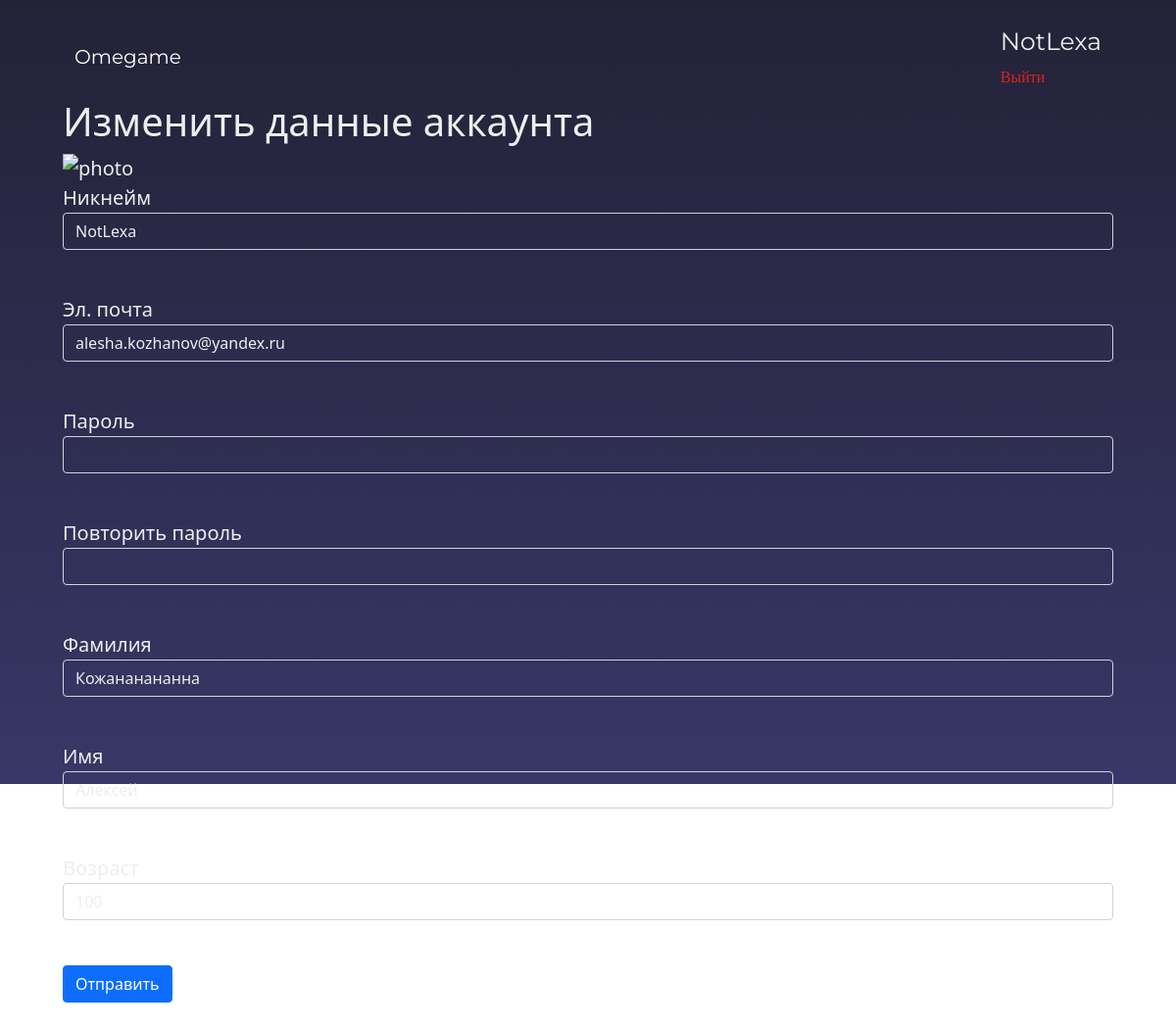
Screenshot of /profile_edit (signed in) with the database file from the repository.
### data/users.py (models this page shows, shortened)
class User(SqlAlchemyBase, UserMixin):
    __tablename__ = 'users'
    id = sqlalchemy.Column(sqlalchemy.Integer, primary_key=True, autoincrement=True)
    nickname = sqlalchemy.Column(sqlalchemy.String, nullable=True)
    surname = sqlalchemy.Column(sqlalchemy.String, nullable=True)
    name = sqlalchemy.Column(sqlalchemy.String, nullable=True)
    age = sqlalchemy.Column(sqlalchemy.Integer, nullable=True)
    email = sqlalchemy.Column(sqlalchemy.String, index=True, unique=True, nullable=True)
    hashed_password = sqlalchemy.Column(sqlalchemy.String, nullable=True)
    modifed_date = sqlalchemy.Column(sqlalchemy.DateTime, default=datetime.datetime.now)
    level = sqlalchemy.Column(sqlalchemy.SmallInteger, default=0)
    favourite = sqlalchemy.Column(sqlalchemy.String, default='')
    confirm_code = sqlalchemy.Column(sqlalchemy.Integer, default=0)

### main.py (the view, shortened to what this page needs)
@app.route('/profile_edit', methods=['GET', 'POST'])
@login_required
def profile_edit():
    id = int(session['_user_id'])
    form = RegisterForm()
    if request.method == 'GET':
        users = get_current_user()
        if users:
            form.nickname.data = users.nickname
            form.email.data = users.email
            form.password.data = users.hashed_password
            form.password_again.data = users.hashed_password
            form.name.data = users.name
            form.surname.data = users.surname
            form.age.data = users.age
        else:
            e404(404)
    return render_template('profile_edit.html', form=form)

### data/register.py
class RegisterForm(FlaskForm):
    nickname = StringField('Никнейм', validators=[DataRequired()])
    email = EmailField('Эл. почта', validators=[DataRequired()])
    password = PasswordField('Пароль', validators=[DataRequired()])
    password_again = PasswordField('Повторить пароль', validators=[DataRequired()])
    surname = StringField('Фамилия', validators=[DataRequired()])
    name = StringField('Имя', validators=[DataRequired()])
    age = StringField('Возраст', validators=[DataRequired()])
    submit = SubmitField('Отправить')

### main.py (called while the page is built)
def get_current_user() -> User:
    return db_sess.query(User).filter(User.id == int(session['_user_id'])).first()

@login_manager.user_loader
def load_user(user_id):
    return db_sess.query(User).get(user_id)

### templates/profile_edit.html (shortened to what this page needs)
{% extends "ext.html" %}
{% block body %}
    <h1>Изменить данные аккаунта</h1>
    <form action="" method="post">
        <img src="https://www.vtp-club.ru/img/user.png" width="200" alt="photo">
        <p>
            {{ form.nickname.label }}<br>
            {{ form.nickname(class="form-control form-transparent") }}<br>
        <p>
            {{ form.email.label }}<br>
            {{ form.email(class="form-control form-transparent", type="email") }}<br>
        </p>
        <p>
            {{ form.password.label }}<br>
            {{ form.password(class="form-control form-transparent", type="password") }}<br>
        </p>
        <p>
            {{ form.password_again.label }}<br>
            {{ form.password_again(class="form-control form-transparent", type="password") }}<br>
        </p>
        <p>
            {{ form.surname.label }}<br>
            {{ form.surname(class="form-control form-transparent") }}<br>
        </p>
        <p>
            {{ form.name.label }}<br>
            {{ form.name(class="form-control form-transparent") }}<br>
        </p>
        <p>
            {{ form.age.label }}<br>
            {{ form.age(class="form-control form-transparent") }}<br>
        </p>
        <p>{{ form.submit(type="submit", class="btn btn-primary") }}</p>
    </form>
{% endblock %}

### templates/ext.html (shortened to what this page needs)
{% extends "base.html" %}
{% block header %}
    <div style="font-family: Montserrat">
        <nav class="navbar navbar-dark bg-transparent">
            <div class="container-fluid">
                <a class="navbar-brand" href="/">Omegame</a>
                {% if current_user.is_authenticated %}
                    <ul class="navbar-nav">
                        <li class="navbar-item">
                            <a class="white special" style="font-size: 125%; display: block; text-align: right"
                               href="/user?id={{ current_user.id }}">{{ current_user.nickname }}</a>
                            <a class="white special" style="color: #d22; font-size: 80%" href="/logout">Выйти</a>
                        </li>
                    </ul>
                {% endif %}
            </div>
        </nav>
    </div>
{% endblock %}

### static/css/all.css (style rules this page uses)
body { font-size: 125%; }
a.white, a.white:hover, a.white:visited, a.white:active { color: #eee; }
a.white.special, a.white.special:visited { text-decoration: none; }
input.form-transparent, input.form-transparent:focus { background: transparent; color: #eee; }

### rows the page displays
User: nickname "NotLexa", email "alesha.kozhanov@yandex.ru", surname "Кожананананна", name "Алексей", age "100"
